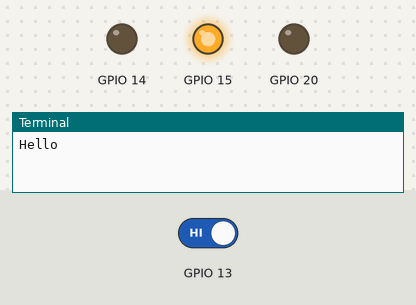
Bench run of a program on a simulated Raspberry Pi (BCM pin numbers). Shown: output pins drawn as LEDs (lit = HIGH), the last lines printed to the terminal. The test bench sets the inputs (shaded band); at power-on: GPIO 13 HIGH.

Above: at 1.2 s.
1.3 s: GPIO 13 driven LOW
At 10.8 s:
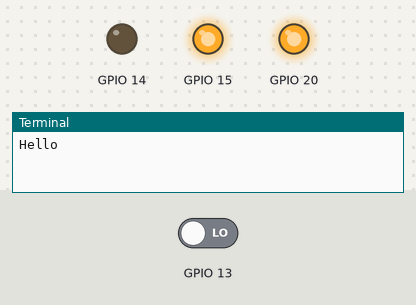
11.5 s: GPIO 13 driven HIGH
At 11.9 s:
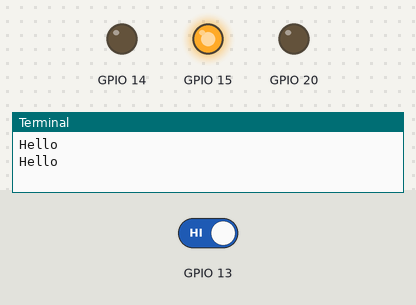
Timing chart, 0 to 14.5 s (numbered marks = the images above; inputs shaded):
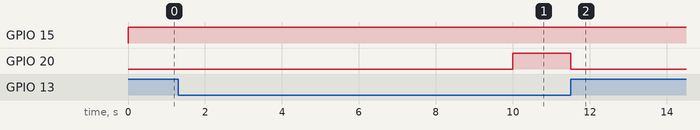

Measured:
- after the input at 1.3 s, GPIO 20: LOW → HIGH after 8.7 s
- after the input at 11.5 s, GPIO 20: HIGH → LOW at once

The program:

Touch__2_.py
```python
import os
from time import sleep
import random

import RPi.GPIO as GPIO

GPIO.setmode(GPIO.BCM)

GPIO.setup(20, GPIO.OUT)
GPIO.setup(14, GPIO.OUT)
GPIO.setup(15, GPIO.OUT)
GPIO.setup(13, GPIO.IN,pull_up_down=GPIO.PUD_UP)

while True:
    if (GPIO.input(13) == True):
       print ("Hello")
       GPIO.output(20, GPIO.LOW)
       GPIO.output(15, GPIO.HIGH)
       GPIO.output(14, GPIO.LOW)
       sleep(10)
    else:
        GPIO.output(20, GPIO.HIGH)
        GPIO.output(15, GPIO.HIGH)
        GPIO.output(14, GPIO.LOW)
        #print ("Dah settle")
```
